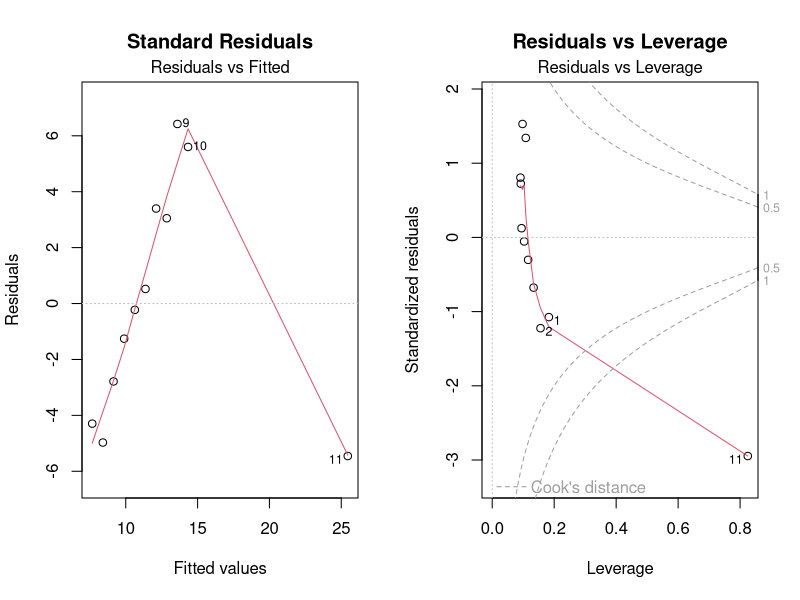

Source code (R):
set.seed(42)
x <- 1:10
y <- 2 * x + rnorm(10)

# Outlier
x <- c(x, 25)
y <- c(y, 20)

model <- lm(y ~ x)

raw_res <- resid(model)
stud_res <- rstudent(model) # Externally studentized

results <- data.frame(Raw = raw_res, Studentized = stud_res)
print(results)

# Plotting
par(mfrow = c(1,2))

plot(model, which = 1, main = "Standard Residuals")
     
plot(model, which = 5, main = "Residuals vs Leverage") # Plots internally studentized

# Identifying and Comparing
outlier_indices <- which(abs(stud_res) > 3)

clean_data <- data.frame(x, y)[-outlier_indices, ]

clean_model <- lm(y ~ x, data = clean_data)

cat("Original Slope:", coef(model)[2], "\n")
cat("Cleaned Slope:", coef(clean_model)[2], "\n")
# We see that the cleaned slope is much closer to (2) which was our model slope